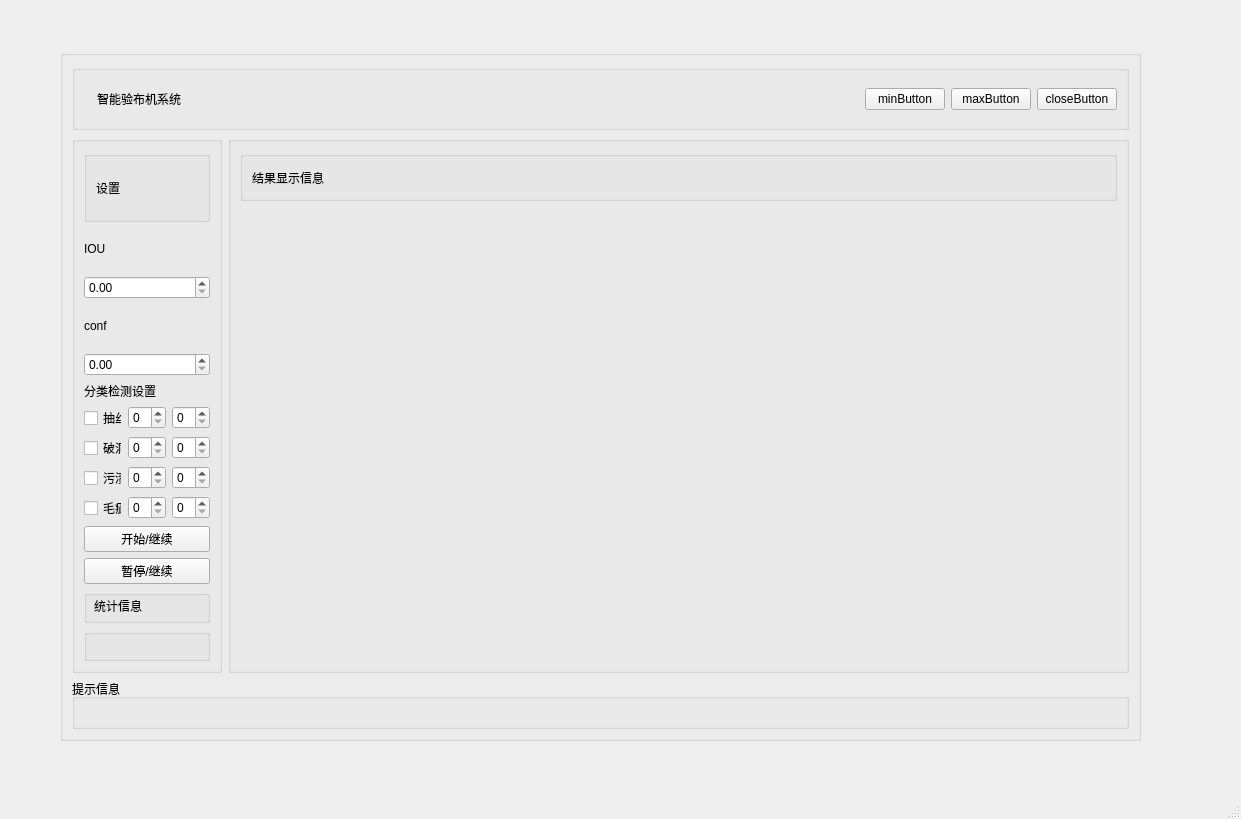
<?xml version="1.0" encoding="UTF-8"?>
<ui version="4.0">
 <class>MainWindow</class>
 <widget class="QMainWindow" name="MainWindow">
  <property name="geometry">
   <rect>
    <x>0</x>
    <y>0</y>
    <width>1241</width>
    <height>819</height>
   </rect>
  </property>
  <property name="windowTitle">
   <string>MainWindow</string>
  </property>
  <widget class="QWidget" name="centralwidget">
   <property name="maximumSize">
    <size>
     <width>1231</width>
     <height>788</height>
    </size>
   </property>
   <widget class="QGroupBox" name="groupBox">
    <property name="geometry">
     <rect>
      <x>60</x>
      <y>50</y>
      <width>1081</width>
      <height>691</height>
     </rect>
    </property>
    <property name="title">
     <string/>
    </property>
    <layout class="QVBoxLayout" name="verticalLayout">
     <item>
      <widget class="QGroupBox" name="groupBox_2">
       <property name="maximumSize">
        <size>
         <width>16777215</width>
         <height>65</height>
        </size>
       </property>
       <property name="title">
        <string/>
       </property>
       <layout class="QHBoxLayout" name="horizontalLayout_3">
        <item>
         <widget class="QLabel" name="label">
          <property name="text">
           <string/>
          </property>
         </widget>
        </item>
        <item>
         <widget class="QLabel" name="label_2">
          <property name="text">
           <string>智能验布机系统</string>
          </property>
         </widget>
        </item>
        <item>
         <spacer name="horizontalSpacer">
          <property name="orientation">
           <enum>Qt::Horizontal</enum>
          </property>
          <property name="sizeHint" stdset="0">
           <size>
            <width>663</width>
            <height>20</height>
           </size>
          </property>
         </spacer>
        </item>
        <item>
         <layout class="QHBoxLayout" name="horizontalLayout_2">
          <item>
           <widget class="QPushButton" name="minButton">
            <property name="text">
             <string>minButton</string>
            </property>
           </widget>
          </item>
          <item>
           <widget class="QPushButton" name="maxButton">
            <property name="text">
             <string>maxButton</string>
            </property>
           </widget>
          </item>
          <item>
           <widget class="QPushButton" name="closeButton">
            <property name="text">
             <string>closeButton</string>
            </property>
           </widget>
          </item>
         </layout>
        </item>
       </layout>
      </widget>
     </item>
     <item>
      <layout class="QHBoxLayout" name="horizontalLayout">
       <item>
        <widget class="QGroupBox" name="groupBox_5">
         <property name="maximumSize">
          <size>
           <width>150</width>
           <height>16777215</height>
          </size>
         </property>
         <property name="title">
          <string/>
         </property>
         <layout class="QVBoxLayout" name="verticalLayout_7">
          <item>
           <widget class="QGroupBox" name="groupBox_6">
            <property name="title">
             <string/>
            </property>
            <layout class="QHBoxLayout" name="horizontalLayout_12">
             <item>
              <widget class="QLabel" name="label_13">
               <property name="text">
                <string>设置</string>
               </property>
              </widget>
             </item>
             <item>
              <spacer name="horizontalSpacer_4">
               <property name="orientation">
                <enum>Qt::Horizontal</enum>
               </property>
               <property name="sizeHint" stdset="0">
                <size>
                 <width>77</width>
                 <height>20</height>
                </size>
               </property>
              </spacer>
             </item>
            </layout>
           </widget>
          </item>
          <item>
           <layout class="QVBoxLayout" name="verticalLayout_4">
            <item>
             <widget class="QLabel" name="label_4">
              <property name="text">
               <string>IOU</string>
              </property>
             </widget>
            </item>
            <item>
             <layout class="QHBoxLayout" name="horizontalLayout_5">
              <item>
               <widget class="QDoubleSpinBox" name="iouSpinBox"/>
              </item>
             </layout>
            </item>
           </layout>
          </item>
          <item>
           <layout class="QVBoxLayout" name="verticalLayout_3">
            <item>
             <widget class="QLabel" name="label_5">
              <property name="text">
               <string>conf</string>
              </property>
             </widget>
            </item>
            <item>
             <layout class="QHBoxLayout" name="horizontalLayout_6">
              <item>
               <widget class="QDoubleSpinBox" name="confSpinBox"/>
              </item>
             </layout>
            </item>
           </layout>
          </item>
          <item>
           <layout class="QVBoxLayout" name="verticalLayout_2">
            <item>
             <widget class="QLabel" name="label_6">
              <property name="text">
               <string>分类检测设置</string>
              </property>
             </widget>
            </item>
            <item>
             <layout class="QHBoxLayout" name="horizontalLayout_9">
              <item>
               <widget class="QCheckBox" name="checkBox">
                <property name="text">
                 <string>抽丝</string>
                </property>
               </widget>
              </item>
              <item>
               <widget class="QSpinBox" name="spinBox"/>
              </item>
              <item>
               <widget class="QSpinBox" name="spinBox_2"/>
              </item>
             </layout>
            </item>
            <item>
             <layout class="QHBoxLayout" name="horizontalLayout_10">
              <item>
               <widget class="QCheckBox" name="checkBox_2">
                <property name="text">
                 <string>破洞</string>
                </property>
               </widget>
              </item>
              <item>
               <widget class="QSpinBox" name="spinBox_8"/>
              </item>
              <item>
               <widget class="QSpinBox" name="spinBox_7"/>
              </item>
             </layout>
            </item>
            <item>
             <layout class="QHBoxLayout" name="horizontalLayout_8">
              <item>
               <widget class="QCheckBox" name="checkBox_3">
                <property name="text">
                 <string>污渍</string>
                </property>
               </widget>
              </item>
              <item>
               <widget class="QSpinBox" name="spinBox_6"/>
              </item>
              <item>
               <widget class="QSpinBox" name="spinBox_5"/>
              </item>
             </layout>
            </item>
            <item>
             <layout class="QHBoxLayout" name="horizontalLayout_7">
              <item>
               <widget class="QCheckBox" name="checkBox_4">
                <property name="text">
                 <string>毛疵</string>
                </property>
               </widget>
              </item>
              <item>
               <widget class="QSpinBox" name="spinBox_4"/>
              </item>
              <item>
               <widget class="QSpinBox" name="spinBox_3"/>
              </item>
             </layout>
            </item>
           </layout>
          </item>
          <item>
           <widget class="QPushButton" name="runButton">
            <property name="text">
             <string>开始/继续</string>
            </property>
           </widget>
          </item>
          <item>
           <widget class="QPushButton" name="stopButton">
            <property name="text">
             <string>暂停/继续</string>
            </property>
           </widget>
          </item>
          <item>
           <layout class="QVBoxLayout" name="verticalLayout_5">
            <item>
             <widget class="QGroupBox" name="groupBox_7">
              <property name="title">
               <string/>
              </property>
              <widget class="QLabel" name="label_7">
               <property name="geometry">
                <rect>
                 <x>10</x>
                 <y>10</y>
                 <width>54</width>
                 <height>12</height>
                </rect>
               </property>
               <property name="text">
                <string>统计信息</string>
               </property>
              </widget>
             </widget>
            </item>
            <item>
             <widget class="QGroupBox" name="groupBox_8">
              <property name="title">
               <string/>
              </property>
             </widget>
            </item>
           </layout>
          </item>
         </layout>
        </widget>
       </item>
       <item>
        <widget class="QGroupBox" name="groupBox_4">
         <property name="title">
          <string/>
         </property>
         <layout class="QVBoxLayout" name="verticalLayout_6">
          <item>
           <widget class="QGroupBox" name="groupBox_9">
            <property name="maximumSize">
             <size>
              <width>16777215</width>
              <height>50</height>
             </size>
            </property>
            <property name="title">
             <string/>
            </property>
            <layout class="QHBoxLayout" name="horizontalLayout_11">
             <item>
              <widget class="QLabel" name="label_12">
               <property name="text">
                <string>结果显示信息</string>
               </property>
              </widget>
             </item>
             <item>
              <spacer name="horizontalSpacer_3">
               <property name="orientation">
                <enum>Qt::Horizontal</enum>
               </property>
               <property name="sizeHint" stdset="0">
                <size>
                 <width>802</width>
                 <height>15</height>
                </size>
               </property>
              </spacer>
             </item>
            </layout>
           </widget>
          </item>
          <item>
           <layout class="QGridLayout" name="gridLayout">
            <item row="0" column="0">
             <widget class="QLabel" name="out_video1">
              <property name="text">
               <string/>
              </property>
             </widget>
            </item>
            <item row="1" column="0">
             <widget class="QLabel" name="out_video">
              <property name="text">
               <string/>
              </property>
             </widget>
            </item>
            <item row="1" column="1">
             <widget class="QLabel" name="out_video4">
              <property name="text">
               <string/>
              </property>
             </widget>
            </item>
            <item row="0" column="1">
             <widget class="QLabel" name="out_video2">
              <property name="text">
               <string/>
              </property>
             </widget>
            </item>
           </layout>
          </item>
         </layout>
        </widget>
       </item>
      </layout>
     </item>
     <item>
      <widget class="QGroupBox" name="groupBox_3">
       <property name="maximumSize">
        <size>
         <width>16777215</width>
         <height>50</height>
        </size>
       </property>
       <property name="title">
        <string>提示信息</string>
       </property>
       <layout class="QHBoxLayout" name="horizontalLayout_4">
        <item>
         <widget class="QLabel" name="statistic_label">
          <property name="minimumSize">
           <size>
            <width>0</width>
            <height>20</height>
           </size>
          </property>
          <property name="maximumSize">
           <size>
            <width>16777215</width>
            <height>20</height>
           </size>
          </property>
          <property name="text">
           <string/>
          </property>
         </widget>
        </item>
       </layout>
      </widget>
     </item>
    </layout>
   </widget>
  </widget>
  <widget class="QStatusBar" name="statusbar"/>
 </widget>
 <resources/>
 <connections/>
</ui>
